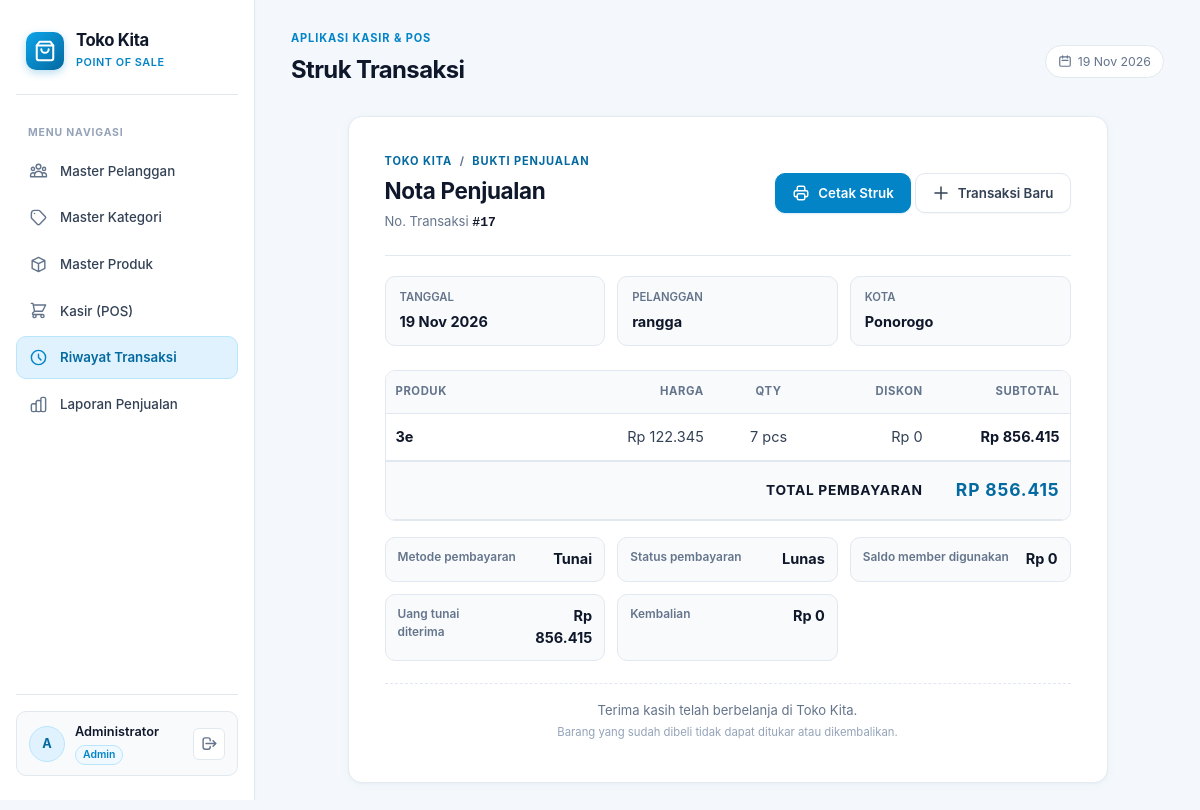
Screenshot of /index.php?page=struk&id=17 (signed in) with the database file from the repository.
### tables this page shows
CREATE TABLE `tbl_transaksi` (
  `id_transaksi` int(11) NOT NULL,
  `tanggal` date DEFAULT NULL,
  `id_pelanggan` int(11) DEFAULT NULL,
  `total_belanja` decimal(12,2) DEFAULT NULL,
  `uang_diterima` decimal(12,2) DEFAULT NULL,
  `saldo_digunakan` decimal(12,2) NOT NULL DEFAULT 0.00,
  `metode_pembayaran` varchar(50) NOT NULL DEFAULT 'tunai',
  `status_pembayaran` varchar(30) NOT NULL DEFAULT 'paid',
  `duitku_order_id` varchar(50) DEFAULT NULL,
  `duitku_reference` varchar(100) DEFAULT NULL,
  `duitku_status` varchar(30) DEFAULT NULL,
  `duitku_channel` varchar(20) DEFAULT NULL,
  `duitku_va_number` varchar(100) DEFAULT NULL,
  `duitku_payment_name` varchar(100) DEFAULT NULL,
  `duitku_payment_code` varchar(100) DEFAULT NULL,
  `midtrans_order_id` varchar(50) DEFAULT NULL,
  `midtrans_transaction_id` varchar(100) DEFAULT NULL,
  `midtrans_status` varchar(30) DEFAULT NULL
);

CREATE TABLE `tbl_pelanggan` (
  `id_pelanggan` int(11) NOT NULL,
  `nama_pelanggan` varchar(100) DEFAULT NULL,
  `username` varchar(50) DEFAULT NULL,
  `password_hash` varchar(255) DEFAULT NULL,
  `kota` varchar(50) DEFAULT NULL,
  `rfid_uid` varchar(64) DEFAULT NULL,
  `diskon_persen` decimal(5,2) NOT NULL DEFAULT 0.00,
  `saldo` decimal(12,2) NOT NULL DEFAULT 0.00
);

CREATE TABLE `tbl_detail_transaksi` (
  `id_detail` int(11) NOT NULL,
  `id_transaksi` int(11) NOT NULL,
  `id_produk` int(11) NOT NULL,
  `jumlah` decimal(12,3) NOT NULL,
  `harga_satuan` decimal(12,2) NOT NULL,
  `diskon` decimal(12,2) NOT NULL DEFAULT 0.00,
  `subtotal` decimal(12,2) NOT NULL
);

CREATE TABLE `tbl_produk` (
  `id_produk` int(11) NOT NULL,
  `id_kategori` int(11) NOT NULL,
  `kode_produk` varchar(50) DEFAULT NULL,
  `nama_produk` varchar(150) NOT NULL,
  `harga` decimal(12,2) NOT NULL DEFAULT 0.00,
  `stok` decimal(12,3) NOT NULL DEFAULT 0.000,
  `satuan` varchar(30) NOT NULL DEFAULT 'pcs',
  `keterangan` varchar(255) DEFAULT NULL,
  `status_aktif` tinyint(1) NOT NULL DEFAULT 1,
  `created_at` timestamp NOT NULL DEFAULT current_timestamp()
);

### includes/functions.php (called while the page is built, shortened)
<?php
function e(mixed $value): string
{
    return htmlspecialchars((string) $value, ENT_QUOTES | ENT_SUBSTITUTE, 'UTF-8');
}
function decimalToCents(mixed $value): int
{
    $amount = (string) $value;
    if (preg_match('/^(\d{1,10})(?:\.(\d{1,2}))?$/D', $amount, $matches) !== 1) {
        throw new InvalidArgumentException('Nilai uang tidak valid.');
    }
    $fraction = str_pad($matches[2] ?? '', 2, '0');
    return ((int) $matches[1] * 100) + (int) $fraction;
}
function centsToDecimal(int $cents): string
{
    return intdiv($cents, 100) . '.' . str_pad((string) ($cents % 100), 2, '0', STR_PAD_LEFT);
}
function formatRupiah(mixed $value): string
{
    $amount = (string) $value;
    if (preg_match('/^(\d+)(?:\.(\d{1,2}))?$/D', $amount, $matches) !== 1) {
        throw new InvalidArgumentException('Nilai Rupiah tidak valid.');
    }
    $whole = ltrim($matches[1], '0');
    $whole = $whole === '' ? '0' : $whole;
    $whole = preg_replace('/\B(?=(\d{3})+(?!\d))/', '.', $whole) ?? $whole;
    $fraction = str_pad($matches[2] ?? '', 2, '0');
    return 'Rp ' . $whole . ',' . $fraction;
}

### pages/struk.php (the view, shortened to what this page needs)
<?php
$transactionId = filter_var($_GET['id'] ?? null,
    FILTER_VALIDATE_INT,
    ['options' => ['min_range' => 1]]
);
$transaction = false;
$details = [];
$paymentSummary = null;
$receiptError = null;
$formatReceiptRupiah = static function (mixed $value): string {
    $formatted = formatRupiah($value);
    return str_ends_with($formatted, ',00') ? substr($formatted, 0, -3) : $formatted;
};
if ($transactionId === false) {
    $receiptError = 'ID transaksi tidak valid.';
} else {
    try {
        $statement = $pdo->prepare(
            'SELECT t.id_transaksi, t.tanggal, t.id_pelanggan, t.total_belanja,
                    t.uang_diterima, t.saldo_digunakan, t.metode_pembayaran,
                    t.status_pembayaran, t.duitku_order_id, t.duitku_payment_name,
                    p.nama_pelanggan, p.kota
             FROM tbl_transaksi t
             LEFT JOIN tbl_pelanggan p ON p.id_pelanggan = t.id_pelanggan
             WHERE t.id_transaksi = :id'
        );
        $statement->execute(['id' => $transactionId]);
        $transaction = $statement->fetch();
        if ($transaction === false) {
            $receiptError = 'Transaksi tidak ditemukan.';
        } else {
            $detailStatement = $pdo->prepare(
                'SELECT d.id_detail, d.id_produk, d.jumlah, d.harga_satuan, d.diskon, d.subtotal,
                        p.nama_produk, p.satuan
                 FROM tbl_detail_transaksi d
                 LEFT JOIN tbl_produk p ON p.id_produk = d.id_produk
                 WHERE d.id_transaksi = :id
                 ORDER BY d.id_detail'
            );
            $detailStatement->execute(['id' => $transactionId]);
            $details = $detailStatement->fetchAll();
            $paymentMethod = $transaction['metode_pembayaran'] ?? 'tunai';
            $paymentStatus = $transaction['status_pembayaran'] ?? 'paid';
            $paymentStatusLabels = [
                'paid' => 'Lunas',
                'reversed' => 'Dibatalkan atau dikembalikan',
            ];
            if ($paymentStatus === 'paid' || $paymentStatus === 'reversed') {
                try {
                    $totalCents = decimalToCents($transaction['total_belanja']);
                    if ($paymentMethod === 'qris' || !empty($transaction['duitku_order_id'])) {
                        $paymentSummary = [
                            'method' => !empty($transaction['duitku_payment_name'])
                                ? (string) $transaction['duitku_payment_name']
                                : ($paymentMethod === 'qris' ? 'QRIS Duitku' : 'Duitku'),
                            'status' => $paymentStatusLabels[$paymentStatus],
                            'balance' => $transaction['saldo_digunakan'],
                            'amount_label' => 'Pembayaran diterima',
                            'amount' => $transaction['total_belanja'],
                            'change' => '0.00',
                        ];
                    } elseif ($transaction['uang_diterima'] !== null) {
                        $paidCents = decimalToCents($transaction['uang_diterima']);
                        $paymentSummary = [
                            'method' => 'Tunai',
                            'status' => $paymentStatusLabels[$paymentStatus],
                            'balance' => $transaction['saldo_digunakan'],
                            'amount_label' => 'Uang tunai diterima',
                            'amount' => $transaction['uang_diterima'],
                            'change' => centsToDecimal($paidCents - $totalCents),
                        ];
                    }
                } catch (InvalidArgumentException | DomainException $exception) {
                    error_log('Data pembayaran struk tidak valid: ' . $exception->getMessage());
                    $receiptError = 'Data pembayaran pada struk tidak valid.';
                }
            }
        }
    } catch (PDOException $exception) {
        error_log('Membaca struk transaksi gagal: ' . $exception->getMessage());
        $receiptError = 'Struk gagal dibaca dari database.';
    }
}
?>
<?php if ($receiptError !== null): ?>
    <div class="alert alert-error" role="alert"><?= e($receiptError) ?></div>
    <a class="button button-secondary" href="index.php?page=kasir">Kembali ke kasir</a>
<?php else: ?>
    <section class="receipt panel">
        <div class="receipt-heading">
            <div class="receipt-brand-header">
                <p class="eyebrow receipt-kicker">
                    <span class="receipt-brand-name">Toko Kita</span>
                    <span class="receipt-kicker-separator">/</span>
                    <span class="receipt-kicker-note">Bukti Penjualan</span>
                </p>
                <h2 class="receipt-title">Nota Penjualan</h2>
                <p class="muted receipt-number">
                    <span class="receipt-screen-number">No. Transaksi <strong>#<?= e($transaction['id_transaksi']) ?></strong></span>
                </p>
            </div>
            <div class="receipt-actions no-print">
                <button class="button" type="button" onclick="window.print()">
                    <span>Cetak Struk</span>
                </button>
                <a class="button button-secondary" href="index.php?page=kasir">
                    <svg width="18" height="18" fill="none" viewBox="0 0 24 24" stroke="currentColor" stroke-width="2">
                        <path stroke-linecap="round" stroke-linejoin="round" d="M12 4v16m8-8H4" />
                    </svg>
                    <span>Transaksi Baru</span>
                </a>
            </div>
        </div>
        <dl class="receipt-meta">
            <div>
                <dt>Tanggal</dt>
                <dd><?= e(date('d M Y', strtotime($transaction['tanggal']))) ?></dd>
            </div>
            <div>
                <dt>Pelanggan</dt>
                <dd><?= e($transaction['nama_pelanggan'] ?? 'Tanpa pelanggan') ?></dd>
            </div>
            <div>
                <dt>Kota</dt>
                <dd><?= e($transaction['kota'] ?? '—') ?></dd>
            </div>
        </dl>
        <div class="table-wrap receipt-table-wrap">
            <table class="receipt-items">
                <thead>
                <tr>
                    <th>Produk</th>
                    <th class="receipt-amount">Harga</th>
                    <th class="receipt-quantity">Qty</th>
                    <th class="receipt-amount">Diskon</th>
                    <th class="receipt-amount">Subtotal</th>
                </tr>
                </thead>
                <tbody>
                <?php foreach ($details as $item): ?>
                    <?php $quantity = rtrim(rtrim(number_format((float) $item['jumlah'], 3, ',', '.'), '0'), ','); ?>
                    <tr>
                        <td class="receipt-product">
                            <?= e($item['nama_produk'] ?? 'Produk dihapus') ?>
                        </td>
                        <td class="receipt-amount" data-label="Harga"><?= e($formatReceiptRupiah($item['harga_satuan'])) ?></td>
                        <td class="receipt-quantity" data-label="Qty"><?= e($quantity) ?> <?= e($item['satuan'] ?? '') ?></td>
                        <td class="receipt-amount" data-label="Diskon"><?= e($formatReceiptRupiah($item['diskon'])) ?></td>
                        <td class="receipt-amount receipt-subtotal" data-label="Subtotal"><?= e($formatReceiptRupiah($item['subtotal'])) ?></td>
                    </tr>
                <?php endforeach; ?>
                </tbody>
                <tfoot>
                <tr>
                    <th class="receipt-grand-label" colspan="4">
                        <span class="receipt-screen-total">Total Pembayaran</span>
                    </th>
                    <th class="receipt-grand-total"><?= e($formatReceiptRupiah($transaction['total_belanja'])) ?></th>
                </tr>
                </tfoot>
            </table>
        </div>
        <dl class="receipt-payment-summary">
            <div>
                <dt>Metode pembayaran</dt>
                <dd><?= $paymentSummary === null ? 'Tidak tercatat' : e($paymentSummary['method']) ?></dd>
            </div>
            <div>
                <dt>Status pembayaran</dt>
                <dd><?= $paymentSummary === null ? 'Tidak tercatat' : e($paymentSummary['status']) ?></dd>
            </div>
            <div>
                <dt>Saldo member digunakan</dt>
                <dd><?= $paymentSummary === null ? 'Tidak tercatat' : e($formatReceiptRupiah($paymentSummary['balance'])) ?></dd>
            </div>
            <div>
                <dt><?= $paymentSummary === null ? 'Pembayaran diterima' : e($paymentSummary['amount_label']) ?></dt>
                <dd><?= $paymentSummary === null ? 'Tidak tercatat' : e($formatReceiptRupiah($paymentSummary['amount'])) ?></dd>
            </div>
            <div>
                <dt>Kembalian</dt>
                <dd><?= $paymentSummary === null ? 'Tidak tercatat' : e($formatReceiptRupiah($paymentSummary['change'])) ?></dd>
            </div>
        </dl>
        <div class="receipt-thanks">
            <p>Terima kasih telah berbelanja di Toko Kita.</p>
            <p class="receipt-subnote">Barang yang sudah dibeli tidak dapat ditukar atau dikembalikan.</p>
        </div>
    </section>
<?php endif; ?>

### rows the page displays
tbl_transaksi: id_transaksi "17", tanggal "19 Nov 2026", id_pelanggan.nama_pelanggan "rangga", id_pelanggan.kota "Ponorogo", total_belanja "RP 856.415"
tbl_detail_transaksi: id_produk.nama_produk "3e", harga_satuan "Rp 122.345", jumlah "7", id_produk.satuan "pcs", diskon "Rp 0", subtotal "Rp 856.415"

### other values shown
$item['label'] "Master Pelanggan"
$item['label'] "Master Kategori"
$item['label'] "Master Produk"
$item['label'] "Kasir (POS)"
$item['label'] "Riwayat Transaksi"
$item['label'] "Laporan Penjualan"
$userInitial "A"
$userName "Administrator"
$userRole "Admin"
$pageTitles[$page] "Struk Transaksi"
$paymentSummary['method'] "Tunai"
$paymentSummary['status'] "Lunas"
$formatReceiptRupiah($paymentSummary['balance']) "Rp 0"
$paymentSummary['amount_label'] "Uang tunai diterima"
$formatReceiptRupiah($paymentSummary['amount']) "Rp 856.415"
